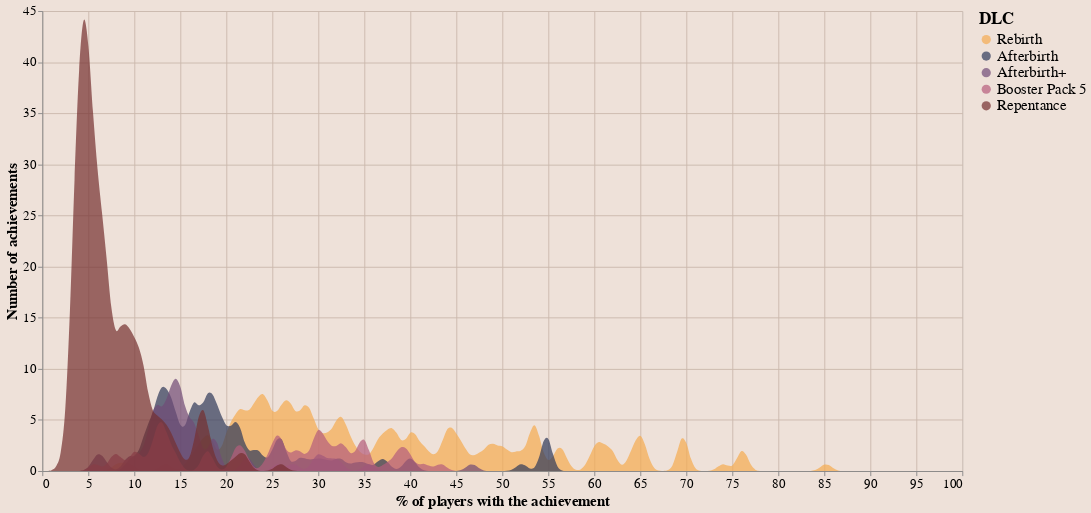

Here is the Vega-Lite specification saved for this chart:
### Vega-Lite specification from a JSON file in a GitHub repository (floating-point values rounded to 4 significant figures; data arrays with more than 128 entries replaced by an {"elided": "..."} marker saying what was removed)
{"$schema": "https://vega.github.io/schema/vega-lite/v5.json", "width": 1000, "height": 500, "background": "#eee1d9", "transform": [{"density": "percent", "bandwidth": 0.6, "groupby": ["dlc"], "counts": true, "extent": [0, 100]}], "params": [{"name": "dlcSets", "select": {"type": "point", "fields": ["dlc"]}, "bind": "legend"}], "mark": {"type": "area", "interpolate": "cardinal"}, "encoding": {"x": {"field": "value", "title": "% of players with the achievement", "type": "quantitative", "scale": {"domain": [0, 100]}, "axis": {"gridColor": "#cbb9ad", "titleFontSize": 16, "labelFontSize": 14, "titleFont": "'Atkinson Hyperlegible', sans-serif", "labelFont": "'Atkinson Hyperlegible', sans-serif"}}, "y": {"field": "density", "title": "Number of achievements", "type": "quantitative", "stack": false, "axis": {"gridColor": "#cbb9ad", "titleFontSize": 16, "labelFontSize": 14, "titleFont": "'Atkinson Hyperlegible', sans-serif", "labelFont": "'Atkinson Hyperlegible', sans-serif"}}, "color": {"field": "dlc", "scale": {"range": ["rgba(47, 58, 91, 0.7)", "rgba(113, 75, 119, 0.7)", "rgba(182, 93, 124, 0.7)", "rgba(245, 171, 81, 0.7)", "rgba(117, 47, 47, 0.7)"]}, "legend": {"labelFontSize": 16, "title": "DLC", "titleFontSize": 18, "values": ["Rebirth", "Afterbirth", "Afterbirth+", "Booster Pack 5", "Repentance"], "titleFont": "'Atkinson Hyperlegible', sans-serif", "labelFont": "'Atkinson Hyperlegible', sans-serif"}}, "opacity": {"condition": {"param": "dlcSets", "value": 1}, "value": 0.2}}, "config": {"axisX": {"minExtent": 0}}, "data": {"values": {"elided": "637 records"}}}
